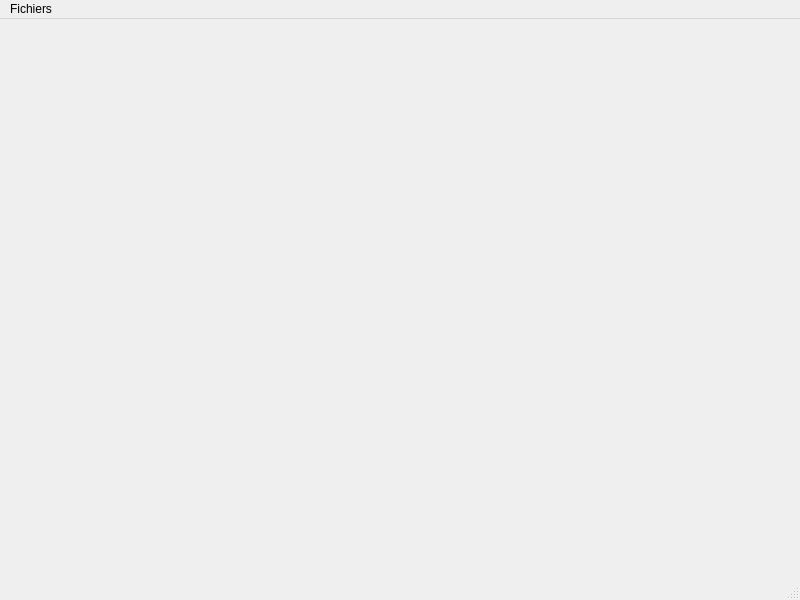
<?xml version="1.0" encoding="UTF-8"?>
<ui version="4.0">
 <class>MainWindow</class>
 <widget class="QMainWindow" name="MainWindow">
  <property name="geometry">
   <rect>
    <x>0</x>
    <y>0</y>
    <width>800</width>
    <height>600</height>
   </rect>
  </property>
  <property name="windowTitle">
   <string>MainWindow</string>
  </property>
  <widget class="QWidget" name="centralwidget"/>
  <widget class="QMenuBar" name="menubar">
   <property name="geometry">
    <rect>
     <x>0</x>
     <y>0</y>
     <width>800</width>
     <height>21</height>
    </rect>
   </property>
   <widget class="QMenu" name="menuFichiers">
    <property name="title">
     <string>Fichiers</string>
    </property>
   </widget>
   <addaction name="menuFichiers"/>
  </widget>
  <widget class="QStatusBar" name="statusbar"/>
 </widget>
 <resources/>
 <connections/>
</ui>
